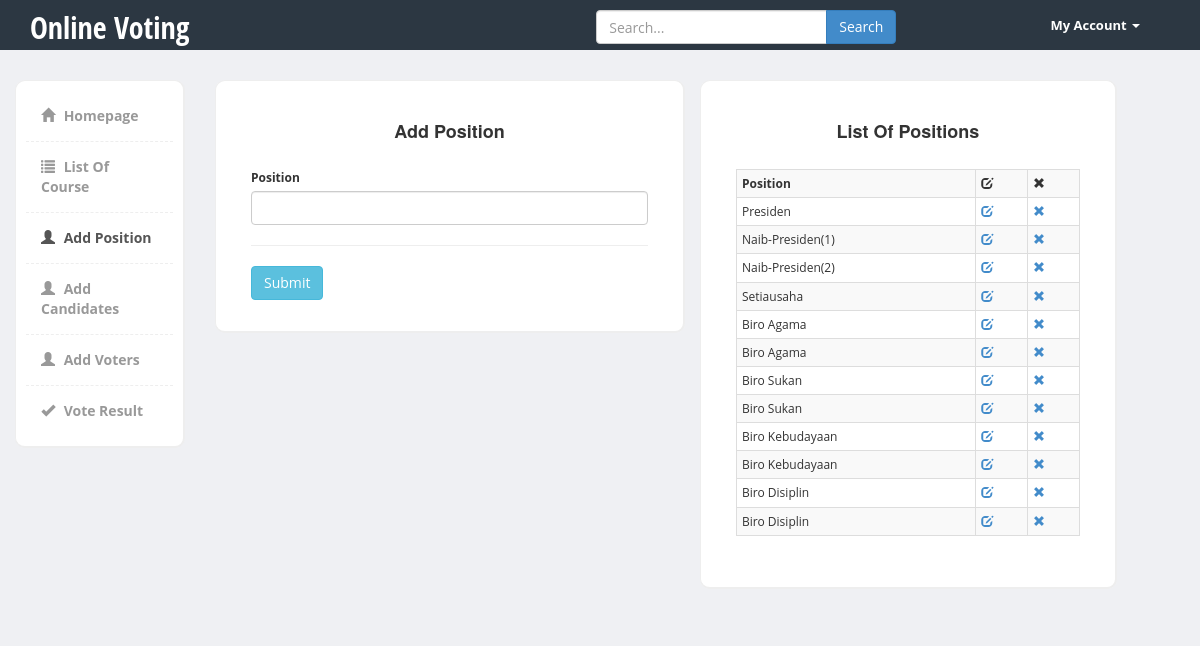
The page /admin/add_pos.php on the database its author committed.
### tables this page shows
CREATE TABLE `positions` (
  `id` int(11) NOT NULL,
  `pos` varchar(60) NOT NULL
);

### admin/classes/Position.php (called while the page is built, shortened)
<?php
class Position
{
    public function READ_POS() {
        global $db;
        $sql = "SELECT * FROM positions";
        if(!$stmt = $db->prepare($sql)) {
            echo $stmt->error;
        } else {
            $stmt->execute();
            $result = $stmt->get_result();
        }
        return $result;
    }
}

### admin/add_pos.php (the view, shortened to what this page needs)
<?php
require ("../includes/connection.php");
require("./classes/Position.php");
?>
<!DOCTYPE html>
<html>
  <head>
    <link href="../bootstrap/css/bootstrap.min.css" rel="stylesheet">
    <link href="../css/styles.css" rel="stylesheet">
  </head>
  <body>
      <div class="header">
	     <div class="container">
	        <div class="row">
	           <div class="col-md-5">
	              <div class="logo">
	                 <h1><a href="index.php">Online Voting</a></h1>
	              </div>
	           </div>
	           <div class="col-md-5">
	              <div class="row">
	                <div class="col-lg-12">
	                  <div class="input-group form">
	                       <input type="text" class="form-control" placeholder="Search...">
	                       <span class="input-group-btn">
	                         <button class="btn btn-primary" type="button">Search</button>
	                       </span>
	                  </div>
	                </div>
	              </div>
	           </div>
	           <div class="col-md-2">
	              <div class="navbar navbar-inverse" role="banner">
	                  <nav class="collapse navbar-collapse bs-navbar-collapse navbar-right" role="navigation">
	                    <ul class="nav navbar-nav">
	                      <li class="dropdown">
	                        <a href="#" class="dropdown-toggle" data-toggle="dropdown">My Account <b class="caret"></b></a>
	                      </li>
	                    </ul>
	                  </nav>
	              </div>
	           </div>
	        </div>
	     </div>
	</div>
    <div class="page-content">
    	<div class="row">
		  <div class="col-md-2">
		  	<div class="sidebar content-box" style="display: block;">
                <ul class="nav">
                    <li><a href="homepage.php"><i class="glyphicon glyphicon-home"></i> Homepage</a></li>
                    <li><a href="add_pos_org.php"><i class="glyphicon glyphicon-list"></i> List Of Course</a></li>
                    <li class="current"><a href="add_pos.php"><i class="glyphicon glyphicon-user"></i> Add Position</a></li>
                    <li><a href="add_candidates.php"><i class="glyphicon glyphicon-user"></i> Add Candidates</a></li>
                    <li><a href="add_voters.php"><i class="glyphicon glyphicon-user"></i> Add Voters</a></li>
                    <li><a href="vote_result.php"><i class="glyphicon glyphicon-ok"></i> Vote Result</a></li>
                </ul>
             </div>
		  </div>
            <div class="col-md-10">
                <div class="row">
  				<div class="col-md-6">
  					<div class="content-box-large">
		  				<div class="panel-heading">
            <center><h4><b>Add Position</b></h4></center><br>
            <form method="POST" action="<?php $_SERVER['PHP_SELF']; ?>" role="form">
                <div class="form-group-sm">
                    <label for="position">Position</label>
                    <input required type="text" name="position" class="form-control">
                </div><hr>
                <div class="form-group-sm">
                    <input type="submit" name="submit" value="Submit" class="btn btn-info">
                </div>
            </form>
        </div>
        </div>
        </div>
     <?php
        $readPos = new Position();
        $rtnReadPos = $readPos->READ_POS();
        ?>
  				<div class="col-md-5">
                    <div class="row">
  					<div class="content-box-large">
		  				<div class="panel-heading">
                         <center><h4><b>List Of Positions</b></h4></center><br>
            <div class="table-responsive">
                <?php if($rtnReadPos) { ?>
                <table class="table table-bordered table-condensed table-striped">
                    <tr>
                        <th>Position</th>
                        <th><span class="glyphicon glyphicon-edit"></span></th>
                        <th><span class="glyphicon glyphicon-remove"></span></th>
                    </tr>
                    <?php while($rowPos = $rtnReadPos->fetch_assoc()) { ?>
                    <tr>
                        <td><?php echo $rowPos['pos']; ?></td>
                        <td><a href="http://localhost/latest/admin/edit_pos.php?id=<?php echo $rowPos['id']; ?>"><span class="glyphicon glyphicon-edit"></span></a></td>
                        <td><a href="http://localhost/latest/admin/delete_pos.php?id=<?php echo $rowPos['id']; ?>"><span class="glyphicon glyphicon-remove"></span></a></td>
                    </tr>
                    <?php }  ?>
                </table>
                <?php }  ?>
            </div>
        </div>
    </div>
</div>
    </div>
    </div>
</div>
    </div>
        </div>
    </body>
</html>

### css/styles.css (style rules this page uses)
body { font-family: 'Open Sans', sans-serif; background-color: #f7f7f7; position: relative; margin: 0px; font-size: 12px; padding: 0px; }
.page-content > .row { margin-left: 0px !important; margin-right: 0px !important; margin-top: 30px; }
.header { height:50px; background-color: #2c3742; }
.header .logo h1 { font-size:30px; margin:0px; padding:10px 0px; }
.header .logo h1 a { color:#fff; font-family: 'Open Sans Condensed', sans-serif; }
.header .form { margin-top:10px; width:100%; max-width:300px; margin:10px auto; }
.header .navbar * { box-shadow:none !important; }
.header .navbar { background:none !important; border:0px !important; }
.header .navbar .nav > li > a { color:#fff !important; font-size:13px !important; border-bottom:0px !important; margin-top:0px !important; font-weight:bold; }
.header .navbar-collapse { border:0px !important; }
.header .navbar-nav .caret { border-top-color:#fff !important; border-bottom-color:#fff !important; }
.content-box, .content-box-large { margin-bottom:30px; background:#fff; border-radius:10px; padding:10px; border-left:1px solid #eee; border-top:1px solid #eee; border-right:2px solid #eee; border-bottom:2px solid #eee; }
.content-box-large { padding: 20px; }
.sidebar ul.nav, .sidebar ul.nav ul { list-style: none; padding: 0px; margin: 0px; }
.sidebar .nav > li { margin: 0; border-bottom:1px dashed #eee; }
.sidebar .nav > li:last-child { border-bottom:0px; }
.sidebar .nav > li > a { font-size: 14px; line-height: 20px; padding: 15px 15px; color: #999; display: block; font-weight:bold; background:none; text-decoration: none; border-top:0px; font-weight:bold; }
.sidebar .nav > li > a > i { margin-right:5px; }
.sidebar .nav li a:hover, .sidebar .nav li.current > a { background: #fff; color: #555; border-bottom:0px; }
body { background-color: #eff0f3; }

### rows shown on the page
positions: pos "Presiden"
positions: pos "Naib-Presiden(1)"
positions: pos "Naib-Presiden(2)"
positions: pos "Setiausaha"
positions: pos "Biro Agama"
positions: pos "Biro Agama"
positions: pos "Biro Sukan"
positions: pos "Biro Sukan"
positions: pos "Biro Kebudayaan"
positions: pos "Biro Kebudayaan"
positions: pos "Biro Disiplin"
positions: pos "Biro Disiplin"
